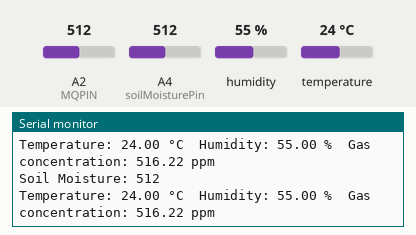
The sketch below on a simulated Arduino Uno, built with avr-gcc and run on an emulated ATmega328P. On the bench: the last lines printed to the serial monitor. The inputs (shaded band) are chosen by the test bench; at power-on: A2 (MQPIN) = 512, A4 (soilMoisturePin) = 512, humidity 55 %, temperature 24 °C.

Above: at 6.3 s.
6.4 s: A2 (MQPIN) set to 115
At 6.4 s:
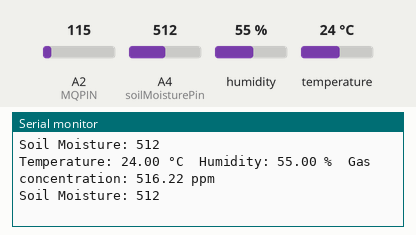
12.5 s: A2 (MQPIN) set to 99
At 14.1 s:
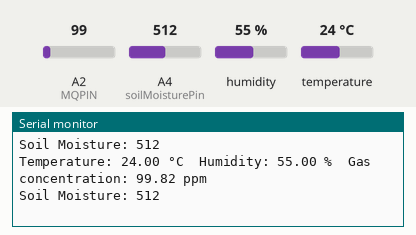
Timing chart, 0 to 15.6 s (numbered marks = the images above; inputs shaded):
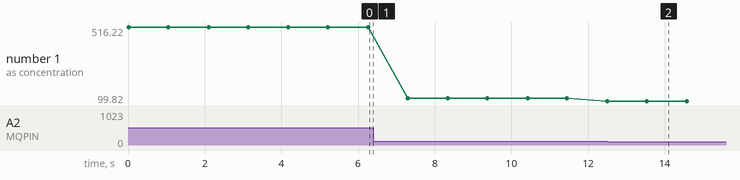

The sketch:

MQ_and_DHT_Soil_Moisture_test.ino
```cpp
#include <DHT.h>

// Set up the DHT sensor
#define DHTPIN 14          // Digital pin connected to the DHT sensor
#define DHTTYPE DHT11     // DHT sensor type
DHT dht(DHTPIN, DHTTYPE); // Initialize DHT sensor

// Set up the MQ-135 sensor
#define MQPIN 2         // Analog pin connected to the MQ-135 sensor
float sensorValue;      // Raw sensor value
float correctedValue;   // Sensor value adjusted for temperature and humidity

const int soilMoisturePin = 4;

void setup() {
  Serial.begin(9600);
  dht.begin(); // Initialize DHT sensor
}

void loop() {
  // Read temperature and humidity from DHT sensor
  float temperature = dht.readTemperature();
  float humidity = dht.readHumidity();

  // Read raw sensor value from MQ-135 sensor
  sensorValue = analogRead(MQPIN);

  // Adjust sensor value based on temperature and humidity
  correctedValue = sensorValue * (1.0 + (0.00075 * (temperature - 25.0))) * (1.0 + (0.0018 * (humidity - 50.0)));

  // Print results to serial monitor
  Serial.print("Temperature: ");
  Serial.print(temperature);
  Serial.print(" °C\tHumidity: ");
  Serial.print(humidity);
  Serial.print(" %\tGas concentration: ");
  Serial.print(correctedValue);
  Serial.println(" ppm");

  // Read soil moisture sensor
  int soilMoistureValue = analogRead(soilMoisturePin);
  Serial.print("Soil Moisture: ");
  Serial.print(soilMoistureValue);
  Serial.println();

  delay(1000); // Wait 1 second before taking another reading
}
```

Measured:
- after the input at 12.5 s, the serial monitor: prints a new line at once (image 2)
- plotted number 1: 516.22 → 115.95 after the input at 6.4 s, 115.95 → 99.82 after the input at 12.5 s
